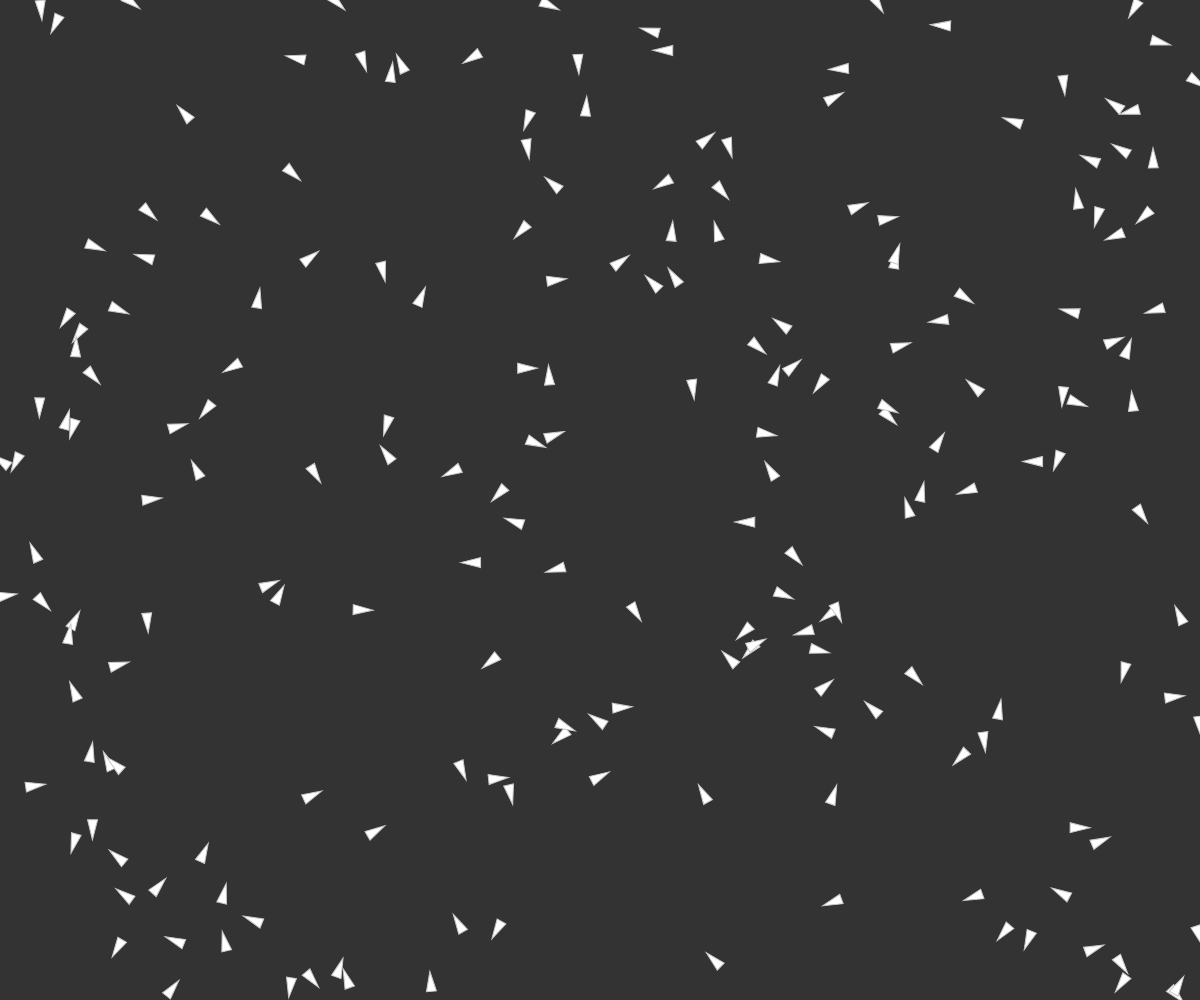
Frame 1 (no input)
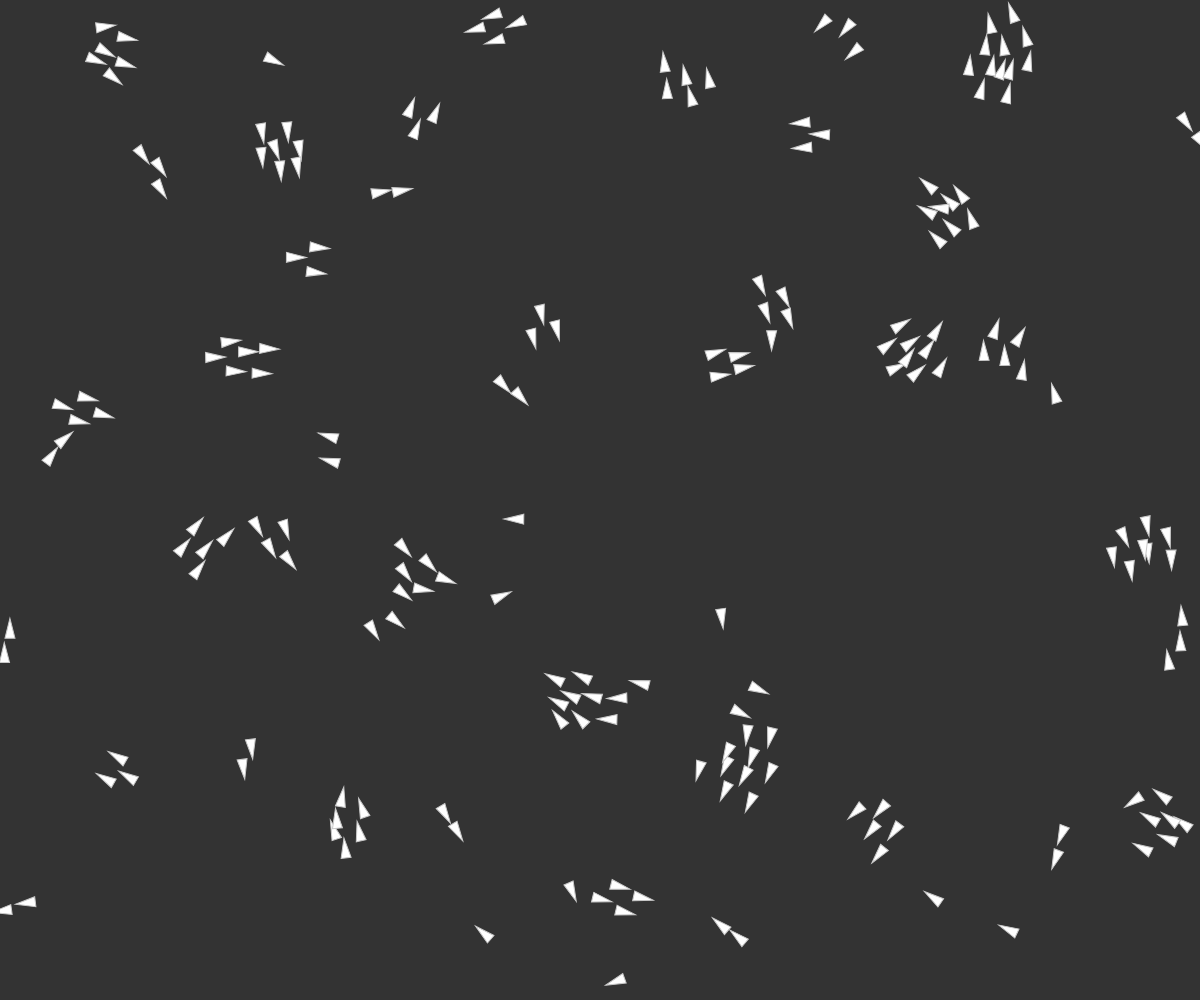
Frame 60 (no input)
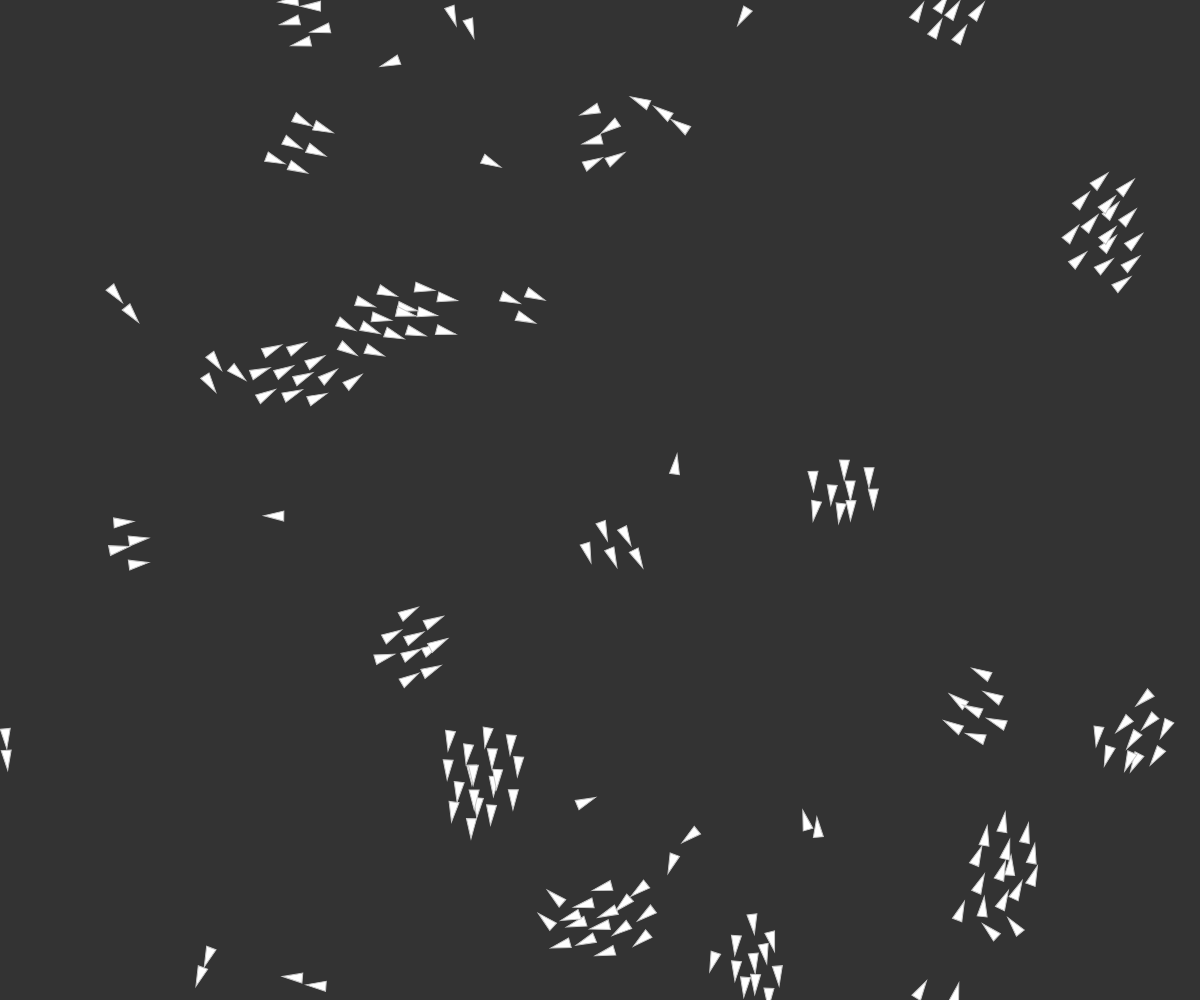
Frame 120 (the mouse pressed at the canvas centre since frame 60)

The p5.js sketch that drew these frames (run headless with seeded random() and noise() and a simulated clock; from frame 60 on, the mouse is pressed at the canvas centre):

// p5.js sketch
// ── sketch.js
let boids = [];
function setup() {
  createCanvas(windowWidth, windowHeight);
  for (let i = 0; i < 200; i++) {
    boids.push(new Boid(random(width), random(height)));
  }
}

function draw() {
  background(51);
  for (let boid of boids) {
    boid.edges();
    boid.flock(boids)
    boid.update();
    boid.show();
  }
}
// ── boid.js
class Boid {
  constructor(x, y, vision) {
    this.position = createVector(x, y);
    this.velocity = p5.Vector.random2D();
    this.acceleration = createVector(0, 0);
    this.r = 5;
    this.maxSpeed = 4;
    this.maxForce = 0.5;
  
  }

  edges = () => {
    if (this.position.x > width) {
      this.position.x = 0;
    }
    if (this.position.x < 0) {
      this.position.x = width;
    }
    if (this.position.y > height) {
      this.position.y = 0;
    }
    if (this.position.y < 0) {
      this.position.y = height;
    }
    
  }

  align = (boids) => {
    let vision = 25;
    let total = 0;
    let average = createVector(0, 0);
    for (let i = 0; i < boids.length; i++) {
      if (dist(this.position.x, this.position.y, boids[i].position.x, boids[i].position.y) <= vision) {
        average.add(boids[i].velocity);
        total++;
      }
    }
    if (total > 0) {
      average.div(total);
      average.setMag(this.maxSpeed);
      average.sub(this.velocity);
      average.limit(this.maxForce);
    }
    return average;
  }

  cohesion = (boids) => {
    let vision = 50;
    let total = 0;
    let average = createVector(0, 0);
    for (let i = 0; i < boids.length; i++) {
      if (dist(this.position.x, this.position.y, boids[i].position.x, boids[i].position.y) <= vision) {
        average.add(boids[i].position);
        total++;
      }
    }
    if (total > 0) {
      average.div(total);
      average.sub(this.position);
      average.setMag(this.maxSpeed);
      average.limit(this.maxForce);
    }
    return average;
  }

  seperation = (boids) => {
    let vision = 25;
    let steering = createVector();
    let total = 0;
    for (let other of boids) {
      let d = dist(
        this.position.x,
        this.position.y,
        other.position.x,
        other.position.y
      );
      if (other != this && d < vision) {
        let diff = p5.Vector.sub(this.position, other.position);
        diff.div(d);
        steering.add(diff);
        total++;
      }
    }
    if (total > 0) {
      steering.div(total);
      steering.setMag(this.maxSpeed);
      steering.sub(this.velocity);
      // steering.limit(this.maxForce);
      steering.div(6);
    }
    return steering;
  }

  flock = (boids) => {
    let alignment = this.align(boids);
    let cohesion = this.cohesion(boids);
    let separation = this.seperation(boids);
    this.acceleration.add(separation);
    this.acceleration.add(cohesion);  
    this.acceleration.add(alignment);
  
  }

  update = () => {
    this.velocity.add(this.acceleration);
    this.velocity.limit(this.maxSpeed);
    this.position.add(this.velocity);
    this.acceleration.set(0, 0);
  }

  show = () => {
    stroke(255);
    // Draw a triangle rotated in the direction of velocity
    let theta = this.velocity.heading() + PI / 2;

    stroke(200);
    strokeWeight(1);
    push();
    translate(this.position.x, this.position.y);
    rotate(theta);
    beginShape();
    vertex(0, -this.r * 2);
    vertex(-this.r, this.r * 2);
    vertex(this.r, this.r * 2);
    endShape(CLOSE);
    pop();

  }
  
}
